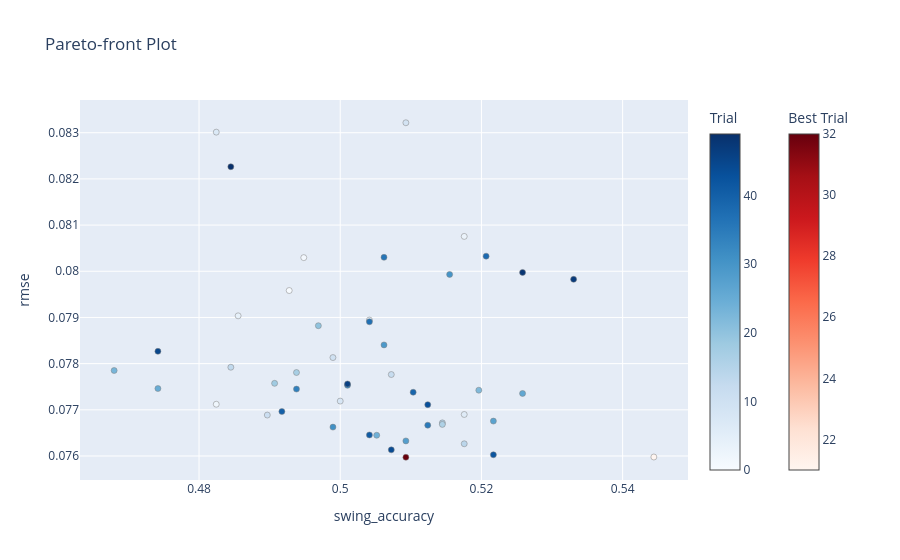

The notebook cell saved with this chart:
### Code cell
fig = plot_pareto_front(study_sarimax, target_names=["swing_accuracy", "rmse"])
fig.show()

### Figure 1 — Plotly figure (JSON) as saved in the notebook; plotly's stock layout.template omitted (floating-point values rounded to 4 significant figures)
{"data": [{"hovertemplate": "%{text}<extra>Trial</extra>", "marker": {"color": [0, 1, 2, 3, 4, 5, 6, 7, 8, 9, 10, 11, 12, 13, 14, 15, 16, 17, 18, 20, 22, 23, 24, 25, 26, 27, 28, 29, 30, 31, 33, 34, 35, 36, 37, 38, 39, 40, 41, 42, 43, 44, 45, 46, 47, 48, 49], "colorbar": {"title": {"text": "Trial"}}, "colorscale": [[0.0, "rgb(247,251,255)"], [0.125, "rgb(222,235,247)"], [0.25, "rgb(198,219,239)"], [0.375, "rgb(158,202,225)"], [0.5, "rgb(107,174,214)"], [0.625, "rgb(66,146,198)"], [0.75, "rgb(33,113,181)"], [0.875, "rgb(8,81,156)"], [1.0, "rgb(8,48,107)"]], "line": {"color": "Grey", "width": 0.5}}, "mode": "markers", "showlegend": false, "text": ["{<br>  \"number\": 0,<br>  \"values\": [<br>    0.4927685950413223,<br>    0.07958316316864229<br>  ],<br>  \"params\": {<br>    \"n_windows\": 3,<br>    \"window_0\": 348,<br>    \"window_1\": 268,<br>    \"window_2\": 219<br>  }<br>}", "{<br>  \"number\": 1,<br>  \"values\": [<br>    0.4948347107438017,<br>    0.0802952710092098<br>  ],<br>  \"params\": {<br>    \"n_windows\": 2,<br>    \"window_0\": 57,<br>    \"window_1\": 22<br>  }<br>}", "{<br>  \"number\": 2,<br>  \"values\": [<br>    0.4824380165289256,<br>    0.07712147083114174<br>  ],<br>  \"params\": {<br>    \"n_windows\": 7,<br>    \"window_0\": 220,<br>    \"window_1\": 259,<br>    \"window_2\": 8,<br>    \"window_3\": 355,<br>    \"window_4\": 304,<br>    \"window_5\": 78,<br>    \"window_6\": 67<br>  }<br>}", "{<br>  \"number\": 3,<br>  \"values\": [<br>    0.5175619834710743,<br>    0.08075471221763109<br>  ],<br>  \"params\": {<br>    \"n_windows\": 2,<br>    \"window_0\": 112,<br>    \"window_1\": 192<br>  }<br>}", "{<br>  \"number\": 4,<br>  \"values\": [<br>    0.4855371900826446,<br>    0.07903518182773728<br>  ],<br>  \"params\": {<br>    \"n_windows\": 4,<br>    \"window_0\": 107,<br>    \"window_1\": 224,<br>    \"window_2\": 51,<br>    \"window_3\": 107<br>  }<br>}", "{<br>  \"number\": 5,<br>  \"values\": [<br>    0.5041322314049587,<br>    0.07894417276804314<br>  ],<br>  \"params\": {<br>    \"n_windows\": 3,<br>    \"window_0\": 167,<br>    \"window_1\": 287,<br>    \"window_2\": 73<br>  }<br>}", "{<br>  \"number\": 6,<br>  \"values\": [<br>    0.5175619834710744,<br>    0.07689954828886943<br>  ],<br>  \"params\": {<br>    \"n_windows\": 4,<br>    \"window_0\": 217,<br>    \"window_1\": 17,<br>    \"window_2\": 222,<br>    \"window_3\": 63<br>  }<br>}", "{<br>  \"number\": 7,<br>  \"values\": [<br>    0.4824380165289256,<br>    0.08301223965329865<br>  ],<br>  \"params\": {<br>    \"n_windows\": 1,<br>    \"window_0\": 347<br>  }<br>}", "{<br>  \"number\": 8,<br>  \"values\": [<br>    0.5,<br>    0.07718915323879627<br>  ],<br>  \"params\": {<br>    \"n_windows\": 7,<br>    \"window_0\": 296,<br>    \"window_1\": 112,<br>    \"window_2\": 36,<br>    \"window_3\": 250,<br>    \"window_4\": 161,<br>    \"window_5\": 45,<br>    \"window_6\": 181<br>  }<br>}", "{<br>  \"number\": 9,<br>  \"values\": [<br>    0.509297520661157,<br>    0.08321580004557957<br>  ],<br>  \"params\": {<br>    \"n_windows\": 1,<br>    \"window_0\": 332<br>  }<br>}", "{<br>  \"number\": 10,<br>  \"values\": [<br>    0.49896694214876036,<br>    0.07813176582450157<br>  ],<br>  \"params\": {<br>    \"n_windows\": 5,<br>    \"window_0\": 242,<br>    \"window_1\": 3,<br>    \"window_2\": 341,<br>    \"window_3\": 6,<br>    \"window_4\": 15<br>  }<br>}", "{<br>  \"number\": 11,<br>  \"values\": [<br>    0.4896694214876033,<br>    0.07688668962746287<br>  ],<br>  \"params\": {<br>    \"n_windows\": 6,<br>    \"window_0\": 252,<br>    \"window_1\": 102,<br>    \"window_2\": 221,<br>    \"window_3\": 135,<br>    \"window_4\": 81,<br>    \"window_5\": 335<br>  }<br>}", "{<br>  \"number\": 12,<br>  \"values\": [<br>    0.5072314049586777,<br>    0.07776434214493132<br>  ],<br>  \"params\": {<br>    \"n_windows\": 5,<br>    \"window_0\": 178,<br>    \"window_1\": 90,<br>    \"window_2\": 218,<br>    \"window_3\": 57,<br>    \"window_4\": 325<br>  }<br>}", "{<br>  \"number\": 13,<br>  \"values\": [<br>    0.484504132231405,<br>    0.07792207405795615<br>  ],<br>  \"params\": {<br>    \"n_windows\": 5,<br>    \"window_0\": 263,<br>    \"window_1\": 88,<br>    \"window_2\": 310,<br>    \"window_3\": 138,<br>    \"window_4\": 18<br>  }<br>}", "{<br>  \"number\": 14,<br>  \"values\": [<br>    0.5175619834710744,<br>    0.07626503386819623<br>  ],<br>  \"params\": {<br>    \"n_windows\": 6,<br>    \"window_0\": 4,<br>    \"window_1\": 364,<br>    \"window_2\": 154,<br>    \"window_3\": 188,<br>    \"window_4\": 160,<br>    \"window_5\": 348<br>  }<br>}", "{<br>  \"number\": 15,<br>  \"values\": [<br>    0.5144628099173554,<br>    0.07671771993090983<br>  ],<br>  \"params\": {<br>    \"n_windows\": 6,<br>    \"window_0\": 14,<br>    \"window_1\": 362,<br>    \"window_2\": 145,<br>    \"window_3\": 255,<br>    \"window_4\": 211,<br>    \"window_5\": 362<br>  }<br>}", "{<br>  \"number\": 16,<br>  \"values\": [<br>    0.5144628099173554,<br>    0.07668487347326709<br>  ],<br>  \"params\": {<br>    \"n_windows\": 6,<br>    \"window_0\": 26,<br>    \"window_1\": 356,<br>    \"window_2\": 149,<br>    \"window_3\": 230,<br>    \"window_4\": 197,<br>    \"window_5\": 237<br>  }<br>}", "{<br>  \"number\": 17,<br>  \"values\": [<br>    0.49380165289256195,<br>    0.0778075991885454<br>  ],<br>  \"params\": {<br>    \"n_windows\": 4,<br>    \"window_0\": 104,<br>    \"window_1\": 310,<br>    \"window_2\": 115,<br>    \"window_3\": 196<br>  }<br>}", "{<br>  \"number\": 18,<br>  \"values\": [<br>    0.49070247933884303,<br>    0.07757362714223077<br>  ],<br>  \"params\": {<br>    \"n_windows\": 7,<br>    \"window_0\": 55,<br>    \"window_1\": 161,<br>    \"window_2\": 275,<br>    \"window_3\": 303,<br>    \"window_4\": 127,<br>    \"window_5\": 229,<br>    \"window_6\": 337<br>  }<br>}", "{<br>  \"number\": 20,<br>  \"values\": [<br>    0.496900826446281,<br>    0.07882126835409675<br>  ],<br>  \"params\": {<br>    \"n_windows\": 4,<br>    \"window_0\": 146,<br>    \"window_1\": 159,<br>    \"window_2\": 179,<br>    \"window_3\": 76<br>  }<br>}", "{<br>  \"number\": 22,<br>  \"values\": [<br>    0.5196280991735537,<br>    0.07742470655323691<br>  ],<br>  \"params\": {<br>    \"n_windows\": 5,<br>    \"window_0\": 66,<br>    \"window_1\": 227,<br>    \"window_2\": 264,<br>    \"window_3\": 191,<br>    \"window_4\": 253<br>  }<br>}", "{<br>  \"number\": 23,<br>  \"values\": [<br>    0.46797520661157027,<br>    0.07785166988375192<br>  ],<br>  \"params\": {<br>    \"n_windows\": 5,<br>    \"window_0\": 55,<br>    \"window_1\": 216,<br>    \"window_2\": 175,<br>    \"window_3\": 192,<br>    \"window_4\": 242<br>  }<br>}", "{<br>  \"number\": 24,<br>  \"values\": [<br>    0.5051652892561984,<br>    0.07644942114730886<br>  ],<br>  \"params\": {<br>    \"n_windows\": 6,<br>    \"window_0\": 133,<br>    \"window_1\": 319,<br>    \"window_2\": 99,<br>    \"window_3\": 294,<br>    \"window_4\": 272,<br>    \"window_5\": 286<br>  }<br>}", "{<br>  \"number\": 25,<br>  \"values\": [<br>    0.47417355371900827,<br>    0.07746084307955746<br>  ],<br>  \"params\": {<br>    \"n_windows\": 7,<br>    \"window_0\": 80,<br>    \"window_1\": 235,<br>    \"window_2\": 268,<br>    \"window_3\": 218,<br>    \"window_4\": 350,<br>    \"window_5\": 157,<br>    \"window_6\": 354<br>  }<br>}", "{<br>  \"number\": 26,<br>  \"values\": [<br>    0.5258264462809917,<br>    0.07735438881618557<br>  ],<br>  \"params\": {<br>    \"n_windows\": 5,<br>    \"window_0\": 81,<br>    \"window_1\": 334,<br>    \"window_2\": 141,<br>    \"window_3\": 291,<br>    \"window_4\": 144<br>  }<br>}", "{<br>  \"number\": 27,<br>  \"values\": [<br>    0.5216942148760331,<br>    0.07675606722213213<br>  ],<br>  \"params\": {<br>    \"n_windows\": 6,<br>    \"window_0\": 33,<br>    \"window_1\": 342,<br>    \"window_2\": 154,<br>    \"window_3\": 302,<br>    \"window_4\": 134,<br>    \"window_5\": 279<br>  }<br>}", "{<br>  \"number\": 28,<br>  \"values\": [<br>    0.5092975206611571,<br>    0.07632671462451429<br>  ],<br>  \"params\": {<br>    \"n_windows\": 7,<br>    \"window_0\": 29,<br>    \"window_1\": 333,<br>    \"window_2\": 122,<br>    \"window_3\": 290,<br>    \"window_4\": 117,<br>    \"window_5\": 268,<br>    \"window_6\": 36<br>  }<br>}", "{<br>  \"number\": 29,<br>  \"values\": [<br>    0.506198347107438,<br>    0.07840566242870138<br>  ],<br>  \"params\": {<br>    \"n_windows\": 3,<br>    \"window_0\": 85,<br>    \"window_1\": 286,<br>    \"window_2\": 360<br>  }<br>}", "{<br>  \"number\": 30,<br>  \"values\": [<br>    0.515495867768595,<br>    0.07993155571580042<br>  ],<br>  \"params\": {<br>    \"n_windows\": 2,<br>    \"window_0\": 151,<br>    \"window_1\": 338<br>  }<br>}", "{<br>  \"number\": 31,<br>  \"values\": [<br>    0.4989669421487603,<br>    0.07662552377550273<br>  ],<br>  \"params\": {<br>    \"n_windows\": 6,<br>    \"window_0\": 92,<br>    \"window_1\": 365,<br>    \"window_2\": 142,<br>    \"window_3\": 341,<br>    \"window_4\": 208,<br>    \"window_5\": 303<br>  }<br>}", "{<br>  \"number\": 33,<br>  \"values\": [<br>    0.5010330578512396,<br>    0.0775297761806482<br>  ],<br>  \"params\": {<br>    \"n_windows\": 5,<br>    \"window_0\": 44,<br>    \"window_1\": 282,<br>    \"window_2\": 194,<br>    \"window_3\": 145,<br>    \"window_4\": 225<br>  }<br>}", "{<br>  \"number\": 34,<br>  \"values\": [<br>    0.493801652892562,<br>    0.07744918082094537<br>  ],<br>  \"params\": {<br>    \"n_windows\": 7,<br>    \"window_0\": 39,<br>    \"window_1\": 307,<br>    \"window_2\": 84,<br>    \"window_3\": 266,<br>    \"window_4\": 285,<br>    \"window_5\": 193,<br>    \"window_6\": 202<br>  }<br>}", "{<br>  \"number\": 35,<br>  \"values\": [<br>    0.5123966942148761,<br>    0.07666724635805584<br>  ],<br>  \"params\": {<br>    \"n_windows\": 6,<br>    \"window_0\": 130,<br>    \"window_1\": 263,<br>    \"window_2\": 206,<br>    \"window_3\": 324,<br>    \"window_4\": 171,<br>    \"window_5\": 101<br>  }<br>}", "{<br>  \"number\": 36,<br>  \"values\": [<br>    0.506198347107438,<br>    0.08030248270765405<br>  ],<br>  \"params\": {<br>    \"n_windows\": 1,<br>    \"window_0\": 70<br>  }<br>}", "{<br>  \"number\": 37,<br>  \"values\": [<br>    0.5041322314049587,<br>    0.07890587671829462<br>  ],<br>  \"params\": {<br>    \"n_windows\": 4,<br>    \"window_0\": 200,<br>    \"window_1\": 339,<br>    \"window_2\": 249,<br>    \"window_3\": 165<br>  }<br>}", "{<br>  \"number\": 38,<br>  \"values\": [<br>    0.5206611570247934,<br>    0.08032696768590303<br>  ],<br>  \"params\": {<br>    \"n_windows\": 2,<br>    \"window_0\": 120,<br>    \"window_1\": 53<br>  }<br>}", "{<br>  \"number\": 39,<br>  \"values\": [<br>    0.5103305785123967,<br>    0.07738110752210238<br>  ],<br>  \"params\": {<br>    \"n_windows\": 3,<br>    \"window_0\": 364,<br>    \"window_1\": 299,<br>    \"window_2\": 167<br>  }<br>}", "{<br>  \"number\": 40,<br>  \"values\": [<br>    0.4917355371900826,<br>    0.07696387758125318<br>  ],<br>  \"params\": {<br>    \"n_windows\": 7,<br>    \"window_0\": 319,<br>    \"window_1\": 252,<br>    \"window_2\": 16,<br>    \"window_3\": 223,<br>    \"window_4\": 127,<br>    \"window_5\": 230,<br>    \"window_6\": 219<br>  }<br>}", "{<br>  \"number\": 41,<br>  \"values\": [<br>    0.5041322314049587,<br>    0.07645574181365457<br>  ],<br>  \"params\": {<br>    \"n_windows\": 6,<br>    \"window_0\": 287,<br>    \"window_1\": 348,<br>    \"window_2\": 156,<br>    \"window_3\": 31,<br>    \"window_4\": 171,<br>    \"window_5\": 312<br>  }<br>}", "{<br>  \"number\": 42,<br>  \"values\": [<br>    0.5216942148760331,<br>    0.07602741723453132<br>  ],<br>  \"params\": {<br>    \"n_windows\": 6,<br>    \"window_0\": 14,<br>    \"window_1\": 50,<br>    \"window_2\": 123,<br>    \"window_3\": 93,<br>    \"window_4\": 54,<br>    \"window_5\": 260<br>  }<br>}", "{<br>  \"number\": 43,<br>  \"values\": [<br>    0.5123966942148761,<br>    0.077111831366831<br>  ],<br>  \"params\": {<br>    \"n_windows\": 5,<br>    \"window_0\": 99,<br>    \"window_1\": 48,<br>    \"window_2\": 132,<br>    \"window_3\": 360,<br>    \"window_4\": 231<br>  }<br>}", "{<br>  \"number\": 44,<br>  \"values\": [<br>    0.5072314049586777,<br>    0.07613352373478435<br>  ],<br>  \"params\": {<br>    \"n_windows\": 7,<br>    \"window_0\": 74,<br>    \"window_1\": 190,<br>    \"window_2\": 64,<br>    \"window_3\": 89,<br>    \"window_4\": 72,<br>    \"window_5\": 266,<br>    \"window_6\": 101<br>  }<br>}", "{<br>  \"number\": 45,<br>  \"values\": [<br>    0.47417355371900827,<br>    0.07826682983248645<br>  ],<br>  \"params\": {<br>    \"n_windows\": 6,<br>    \"window_0\": 44,<br>    \"window_1\": 328,<br>    \"window_2\": 190,<br>    \"window_3\": 156,<br>    \"window_4\": 230,<br>    \"window_5\": 191<br>  }<br>}", "{<br>  \"number\": 46,<br>  \"values\": [<br>    0.5010330578512396,<br>    0.07756080067440987<br>  ],<br>  \"params\": {<br>    \"n_windows\": 5,<br>    \"window_0\": 218,<br>    \"window_1\": 155,<br>    \"window_2\": 242,<br>    \"window_3\": 103,<br>    \"window_4\": 194<br>  }<br>}", "{<br>  \"number\": 47,<br>  \"values\": [<br>    0.5330578512396694,<br>    0.07982551826408332<br>  ],<br>  \"params\": {<br>    \"n_windows\": 2,<br>    \"window_0\": 195,<br>    \"window_1\": 298<br>  }<br>}", "{<br>  \"number\": 48,<br>  \"values\": [<br>    0.5258264462809917,<br>    0.07997489351600387<br>  ],<br>  \"params\": {<br>    \"n_windows\": 2,<br>    \"window_0\": 167,<br>    \"window_1\": 298<br>  }<br>}", "{<br>  \"number\": 49,<br>  \"values\": [<br>    0.4845041322314049,<br>    0.08226339589116016<br>  ],<br>  \"params\": {<br>    \"n_windows\": 1,<br>    \"window_0\": 13<br>  }<br>}"], "x": [0.4928, 0.4948, 0.4824, 0.5176, 0.4855, 0.5041, 0.5176, 0.4824, 0.5, 0.5093, 0.499, 0.4897, 0.5072, 0.4845, 0.5176, 0.5145, 0.5145, 0.4938, 0.4907, 0.4969, 0.5196, 0.468, 0.5052, 0.4742, 0.5258, 0.5217, 0.5093, 0.5062, 0.5155, 0.499, 0.501, 0.4938, 0.5124, 0.5062, 0.5041, 0.5207, 0.5103, 0.4917, 0.5041, 0.5217, 0.5124, 0.5072, 0.4742, 0.501, 0.5331, 0.5258, 0.4845], "y": [0.07958, 0.0803, 0.07712, 0.08075, 0.07904, 0.07894, 0.0769, 0.08301, 0.07719, 0.08322, 0.07813, 0.07689, 0.07776, 0.07792, 0.07627, 0.07672, 0.07668, 0.07781, 0.07757, 0.07882, 0.07742, 0.07785, 0.07645, 0.07746, 0.07735, 0.07676, 0.07633, 0.07841, 0.07993, 0.07663, 0.07753, 0.07745, 0.07667, 0.0803, 0.07891, 0.08033, 0.07738, 0.07696, 0.07646, 0.07603, 0.07711, 0.07613, 0.07827, 0.07756, 0.07983, 0.07997, 0.08226], "type": "scatter"}, {"hovertemplate": "%{text}<extra>Best Trial</extra>", "marker": {"color": [21, 32], "colorbar": {"title": {"text": "Best Trial"}, "x": 1.1, "xpad": 40}, "colorscale": [[0.0, "rgb(255,245,240)"], [0.125, "rgb(254,224,210)"], [0.25, "rgb(252,187,161)"], [0.375, "rgb(252,146,114)"], [0.5, "rgb(251,106,74)"], [0.625, "rgb(239,59,44)"], [0.75, "rgb(203,24,29)"], [0.875, "rgb(165,15,21)"], [1.0, "rgb(103,0,13)"]], "line": {"color": "Grey", "width": 0.5}}, "mode": "markers", "showlegend": false, "text": ["{<br>  \"number\": 21,<br>  \"values\": [<br>    0.5444214876033058,<br>    0.07597868447909262<br>  ],<br>  \"params\": {<br>    \"n_windows\": 6,<br>    \"window_0\": 59,<br>    \"window_1\": 353,<br>    \"window_2\": 154,<br>    \"window_3\": 211,<br>    \"window_4\": 221,<br>    \"window_5\": 272<br>  }<br>}", "{<br>  \"number\": 32,<br>  \"values\": [<br>    0.509297520661157,<br>    0.07597319933386233<br>  ],<br>  \"params\": {<br>    \"n_windows\": 6,<br>    \"window_0\": 48,<br>    \"window_1\": 300,<br>    \"window_2\": 180,<br>    \"window_3\": 164,<br>    \"window_4\": 160,<br>    \"window_5\": 205<br>  }<br>}"], "x": [0.5444, 0.5093], "y": [0.07598, 0.07597], "type": "scatter"}], "layout": {"title": {"text": "Pareto-front Plot"}, "xaxis": {"title": {"text": "swing_accuracy"}}, "yaxis": {"title": {"text": "rmse"}}}}
